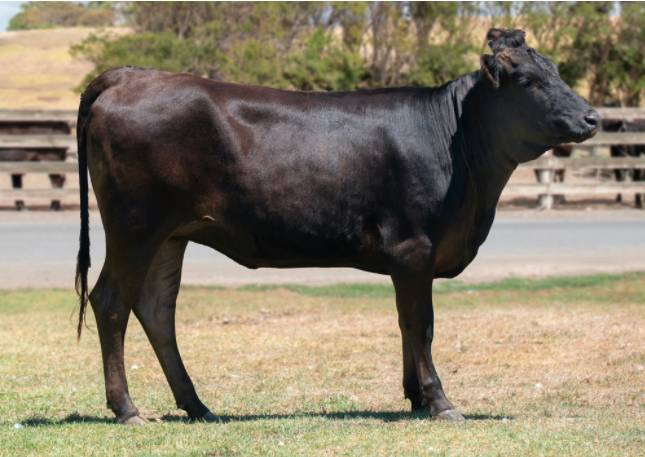
#> input picture 2021-01-12/vaca.jpg, 645 x 457 px
$ python cascade_detect_mask.py
#> lines starting #> are read from the running program, lines starting #| are printed output that depends on the picture
import cv2 as cv
import numpy as np

cascade = cv.CascadeClassifier("cascade.xml")
img = cv.imread("vaca.jpg")
#> img is the input picture: shape (457, 645, 3); mean B, G, R 105.8, 126.6, 136.6
resized = cv.resize(img, (320,240))
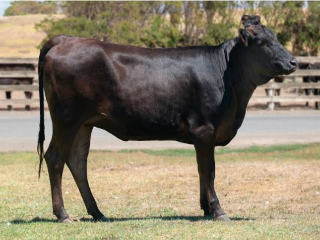
#> resized: shape (240, 320, 3); mean B, G, R 105.7, 126.5, 136.5
gray = cv.cvtColor(resized, cv.COLOR_BGR2GRAY)
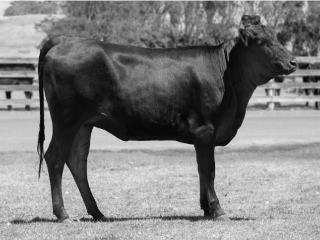
#> gray: shape (240, 320); min 2, max 249, mean 127.1

heifers = cascade.detectMultiScale(gray, scaleFactor=1.05, minNeighbors=3)
#> heifers = ()
for (x, y, w, h) in heifers:
    cv.rectangle(resized, (x, y), (x + w, y + h), (0,255,255), 2, cv.LINE_AA)
#> this loop made 0 passes

#print((w,h))

cv.imshow("Img", resized)
cv.waitKey(0)
cv.destroyAllWindows()

#24 altura, 32 largura
